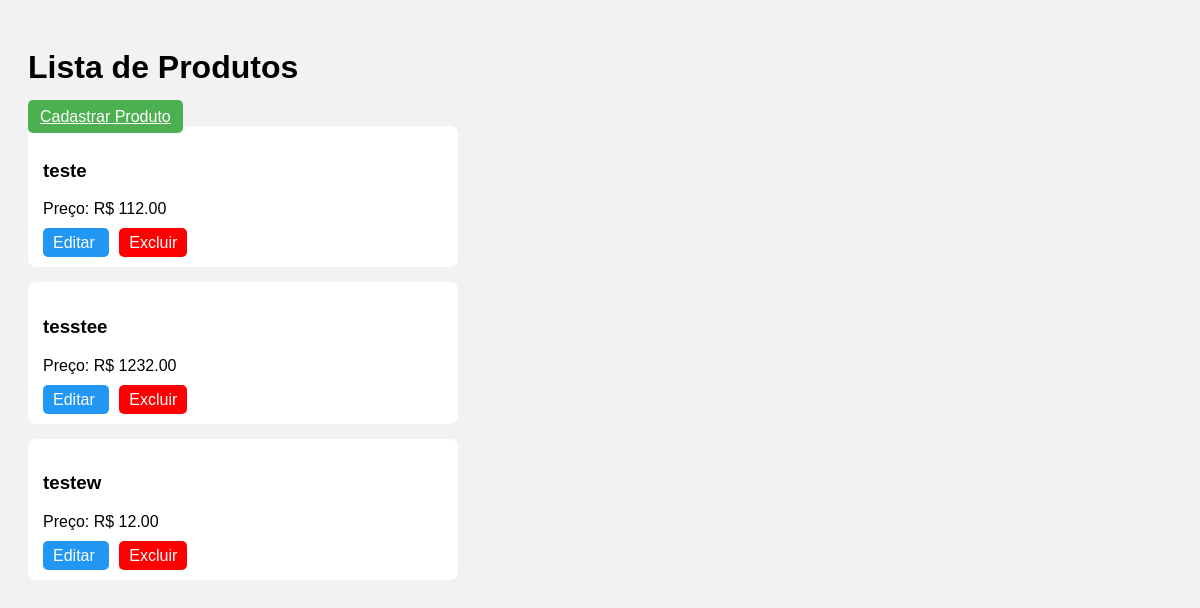
The app's page /, older data.
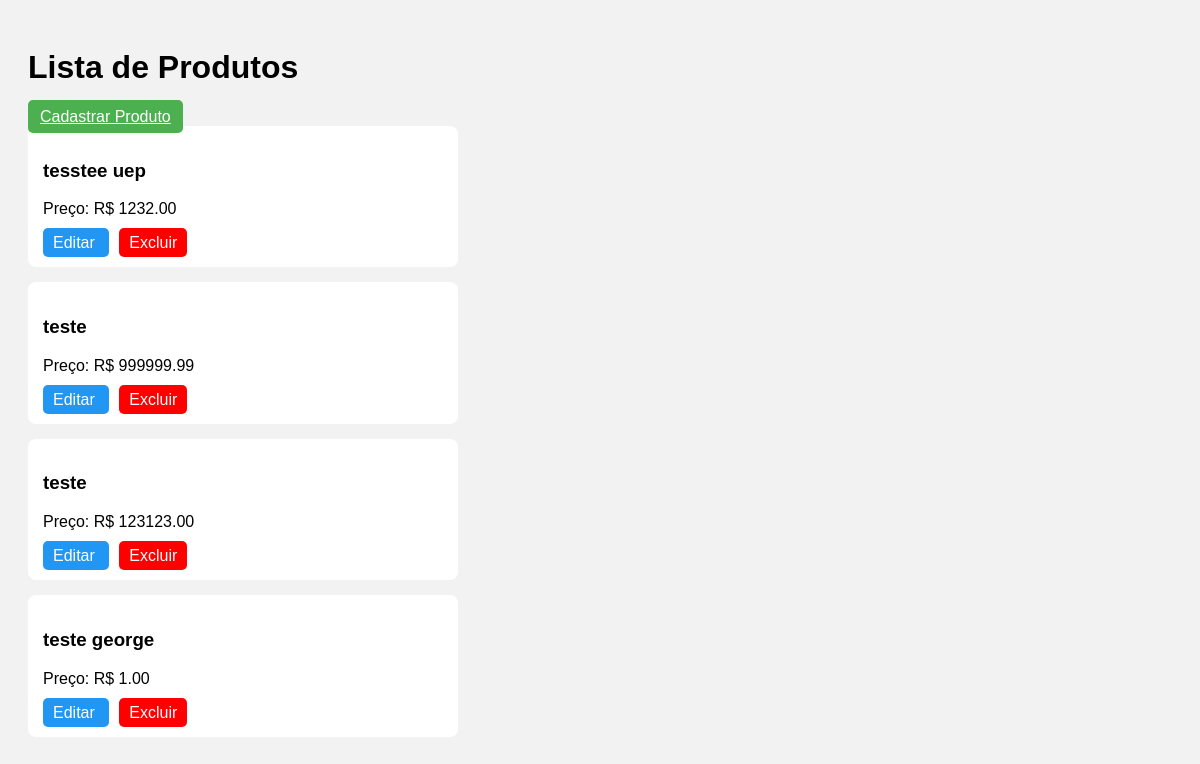
The same page, newer data.
### produtos/models.py (models this page shows, shortened)
class Produto(models.Model):
    nome = models.CharField(max_length=100)
    preco = models.DecimalField(max_digits=8, decimal_places=2)

### produtos/views.py (the view)
# urls.py: path('', listar_produtos, name='listar_produtos'),
def listar_produtos(request):
    produtos = Produto.objects.all()
    return render(request, 'produtos/lista.html', {'produtos': produtos})

### produtos/templates/produtos/lista.html (shortened to what this page needs)
<!DOCTYPE html>
<html>
<head>
</head>
<body>
  <h1>Lista de Produtos</h1>
  <a href="{% url 'cadastrar_produto' %}">Cadastrar Produto</a>
  {% for produto in produtos %}
  <div class="card">
    <h3>{{ produto.nome }}</h3>
    <p>Preço: R$ {{ produto.preco }}</p>
    <div style="margin-top: 10px;">
      <a href="{% url 'editar_produto' produto.id %}"
        style="background: #2196F3; padding: 6px 10px; color: white; border-radius: 5px; text-decoration: none; margin-right: 10px;">
        Editar
      </a>
      <a href="{% url 'excluir_produto' produto.id %}"
        style="background: red; padding: 6px 10px; color: white; border-radius: 5px; text-decoration: none;">
        Excluir
      </a>
    </div>
  </div>
  {% endfor %}
</body>
</html>

### produtos/templates/produtos/lista.html (style rules this page uses)
body { font-family: Arial; background: #f2f2f2; padding: 20px; }
.card { background: white; padding: 15px; border-radius: 8px; width: 400px; margin-bottom: 15px; }
a { background: #4CAF50; padding: 8px 12px; color: white; border-radius: 5px; }

Row changes from the older to the newer data that the page shows:
removed Produto: nome "teste", preco "112.00"
removed Produto: nome "testew", preco "12.00"
changed Produto: nome "tesstee" → "tesstee uep"
added Produto: nome "teste", preco "999999.99"
added Produto: nome "teste", preco "123123.00"
added Produto: nome "teste george", preco "1.00"
